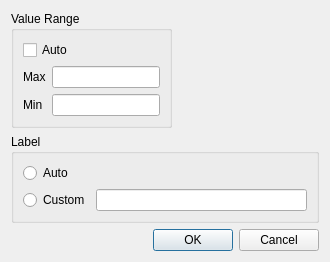
<?xml version="1.0" encoding="UTF-8"?>
<ui version="4.0">
 <class>Graph2dWindowVerticalAxisSettingDialog</class>
 <widget class="QDialog" name="Graph2dWindowVerticalAxisSettingDialog">
  <property name="geometry">
   <rect>
    <x>0</x>
    <y>0</y>
    <width>330</width>
    <height>235</height>
   </rect>
  </property>
  <property name="windowTitle">
   <string>Vertical Axis Setting</string>
  </property>
  <layout class="QVBoxLayout" name="verticalLayout_4">
   <item>
    <layout class="QVBoxLayout" name="verticalLayout_3">
     <item>
      <layout class="QHBoxLayout" name="horizontalLayout_2">
       <item>
        <widget class="QGroupBox" name="valueRangeGroupBox">
         <property name="title">
          <string>Value Range</string>
         </property>
         <layout class="QVBoxLayout" name="verticalLayout_2">
          <item>
           <widget class="QCheckBox" name="autoRangeCheckBox">
            <property name="text">
             <string>Auto</string>
            </property>
           </widget>
          </item>
          <item>
           <layout class="QGridLayout" name="gridLayout">
            <item row="0" column="0">
             <widget class="QLabel" name="rangeMaxLabel">
              <property name="text">
               <string>Max</string>
              </property>
             </widget>
            </item>
            <item row="0" column="1">
             <widget class="RealNumberEditWidget" name="rangeMaxLineEdit"/>
            </item>
            <item row="1" column="0">
             <widget class="QLabel" name="rangeMinLabel">
              <property name="text">
               <string>Min</string>
              </property>
             </widget>
            </item>
            <item row="1" column="1">
             <widget class="RealNumberEditWidget" name="rangeMinLineEdit"/>
            </item>
           </layout>
          </item>
         </layout>
        </widget>
       </item>
       <item>
        <spacer name="horizontalSpacer">
         <property name="orientation">
          <enum>Qt::Horizontal</enum>
         </property>
         <property name="sizeHint" stdset="0">
          <size>
           <width>40</width>
           <height>20</height>
          </size>
         </property>
        </spacer>
       </item>
      </layout>
     </item>
     <item>
      <widget class="QGroupBox" name="labelGroupBox">
       <property name="title">
        <string>Label</string>
       </property>
       <layout class="QVBoxLayout" name="verticalLayout">
        <item>
         <widget class="QRadioButton" name="labelAutoRadioButton">
          <property name="text">
           <string>Auto</string>
          </property>
         </widget>
        </item>
        <item>
         <layout class="QHBoxLayout" name="horizontalLayout">
          <item>
           <widget class="QRadioButton" name="labelCustomRadioButton">
            <property name="text">
             <string>Custom</string>
            </property>
           </widget>
          </item>
          <item>
           <widget class="QLineEdit" name="labelCustomLineEdit"/>
          </item>
         </layout>
        </item>
       </layout>
      </widget>
     </item>
    </layout>
   </item>
   <item>
    <widget class="QDialogButtonBox" name="buttonBox">
     <property name="orientation">
      <enum>Qt::Horizontal</enum>
     </property>
     <property name="standardButtons">
      <set>QDialogButtonBox::Cancel|QDialogButtonBox::Ok</set>
     </property>
    </widget>
   </item>
  </layout>
 </widget>
 <customwidgets>
  <customwidget>
   <class>RealNumberEditWidget</class>
   <extends>QLineEdit</extends>
   <header>guibase/realnumbereditwidget.h</header>
  </customwidget>
 </customwidgets>
 <resources/>
 <connections>
  <connection>
   <sender>buttonBox</sender>
   <signal>accepted()</signal>
   <receiver>Graph2dWindowVerticalAxisSettingDialog</receiver>
   <slot>accept()</slot>
   <hints>
    <hint type="sourcelabel">
     <x>248</x>
     <y>254</y>
    </hint>
    <hint type="destinationlabel">
     <x>157</x>
     <y>274</y>
    </hint>
   </hints>
  </connection>
  <connection>
   <sender>buttonBox</sender>
   <signal>rejected()</signal>
   <receiver>Graph2dWindowVerticalAxisSettingDialog</receiver>
   <slot>reject()</slot>
   <hints>
    <hint type="sourcelabel">
     <x>316</x>
     <y>260</y>
    </hint>
    <hint type="destinationlabel">
     <x>286</x>
     <y>274</y>
    </hint>
   </hints>
  </connection>
  <connection>
   <sender>autoRangeCheckBox</sender>
   <signal>toggled(bool)</signal>
   <receiver>rangeMaxLineEdit</receiver>
   <slot>setDisabled(bool)</slot>
   <hints>
    <hint type="sourcelabel">
     <x>118</x>
     <y>41</y>
    </hint>
    <hint type="destinationlabel">
     <x>148</x>
     <y>67</y>
    </hint>
   </hints>
  </connection>
  <connection>
   <sender>autoRangeCheckBox</sender>
   <signal>toggled(bool)</signal>
   <receiver>rangeMinLineEdit</receiver>
   <slot>setDisabled(bool)</slot>
   <hints>
    <hint type="sourcelabel">
     <x>164</x>
     <y>45</y>
    </hint>
    <hint type="destinationlabel">
     <x>165</x>
     <y>93</y>
    </hint>
   </hints>
  </connection>
  <connection>
   <sender>labelCustomRadioButton</sender>
   <signal>toggled(bool)</signal>
   <receiver>labelCustomLineEdit</receiver>
   <slot>setEnabled(bool)</slot>
   <hints>
    <hint type="sourcelabel">
     <x>135</x>
     <y>172</y>
    </hint>
    <hint type="destinationlabel">
     <x>186</x>
     <y>176</y>
    </hint>
   </hints>
  </connection>
 </connections>
</ui>
